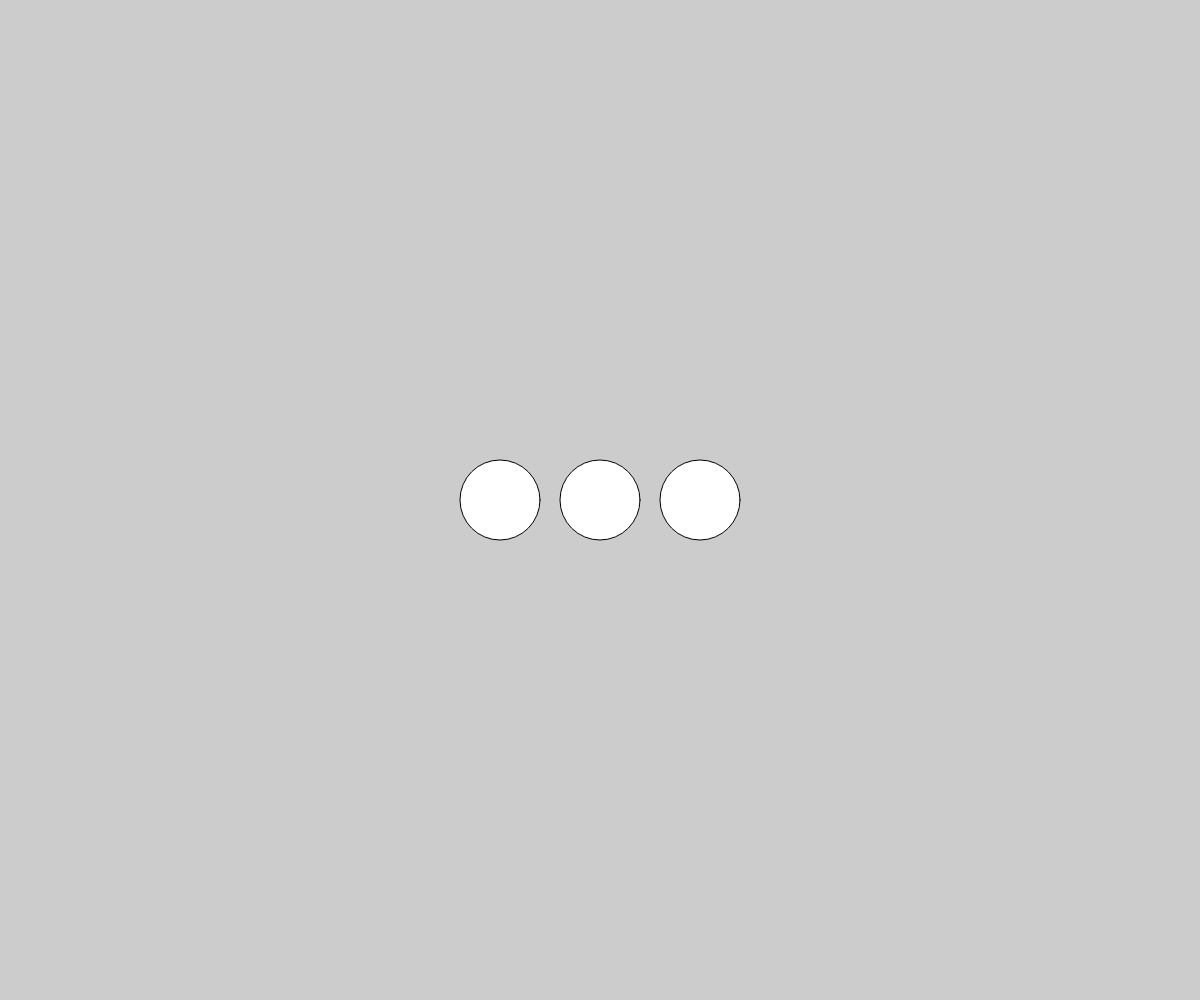
Frame 1 (no input)
Frame 60 (no input): identical to frame 1, image omitted
Frame 120 (the mouse pressed at the canvas centre since frame 60): identical to frame 1, image omitted

The p5.js sketch that drew this single still picture (run headless with seeded random() and noise() and a simulated clock; from frame 60 on, the mouse is pressed at the canvas centre):

// p5.js sketch
// ── sketch.js
function setup() {
    createCanvas(windowWidth, windowHeight);
}

function draw() {
  background(204);
  ellipse(width/2-100, height/2, 80, 80); // Left
  ellipse(width/2, height/2, 80, 80); // Middle
  ellipse(width/2+100, height/2, 80, 80); // Right
}
